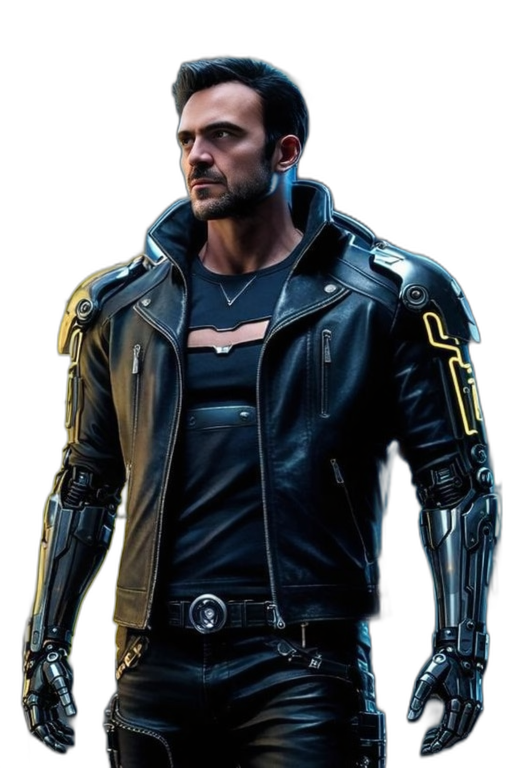
#> input picture images/character/character.png, 1024 x 1536 px (shown at 1/2 size)
$ python generate_character_animation.py
#> lines starting #> are read from the running program, lines starting #| are printed output that depends on the picture
from pathlib import Path
from PIL import Image, ImageSequence
import os

# Настройки
BASE_DIR = Path(__file__).parent.parent
CHARACTER_PATH = BASE_DIR / "images" / "character" / "character.png"
OUTPUT_DIR = BASE_DIR / "images" / "character" / "animation"
FRAME_COUNT = 8

# Создаем папку для анимации
os.makedirs(str(OUTPUT_DIR), exist_ok=True)

# Загружаем персонажа без фона
character = Image.open(CHARACTER_PATH).convert("RGBA")
#> character is the input picture: PIL image 1024x1536 RGBA; mean R, G, B, A 20.5, 24.4, 27.8, 146.6
width, height = character.size
#> width = 1024; height = 1536

# Создаем кадры анимации
for i in range(FRAME_COUNT):
    # Создаем новое изображение
    frame = Image.new("RGBA", (width * 2, height), (0, 0, 0, 0))

    # Рассчитываем позицию персонажа
    progress = i / (FRAME_COUNT - 1)
    x_pos = int(width * 0.2 + width * 1.2 * progress)

    # Для жеста руками используем простую анимацию
    # Масштабируем персонажа в зависимости от фазы жеста
    if i % 4 == 0 or i % 4 == 1:
        # Руки вниз
        scale = 1.0
    else:
        # Руки вверх (жест)
        scale = 1.1

    # Изменяем размер персонажа
    frame_width = int(width * scale)
    frame_height = int(height * scale)
    resized_character = character.resize((frame_width, frame_height), Image.Resampling.LANCZOS)

    # Вставляем персонажа
    frame.paste(resized_character, (int(x_pos - frame_width/2), int(height/2 - frame_height/2)), resized_character)

    # Сохраняем кадр
    frame.save(f"{OUTPUT_DIR}/char_{i:03d}.png", "PNG")

    print(f"Кадр {i+1}/{FRAME_COUNT} сгенерирован")
#> this loop made 8 passes
#> pass 1, `frame.save(f"{OUTPUT_DIR}/char_{i:03d}.png", "PNG")`:
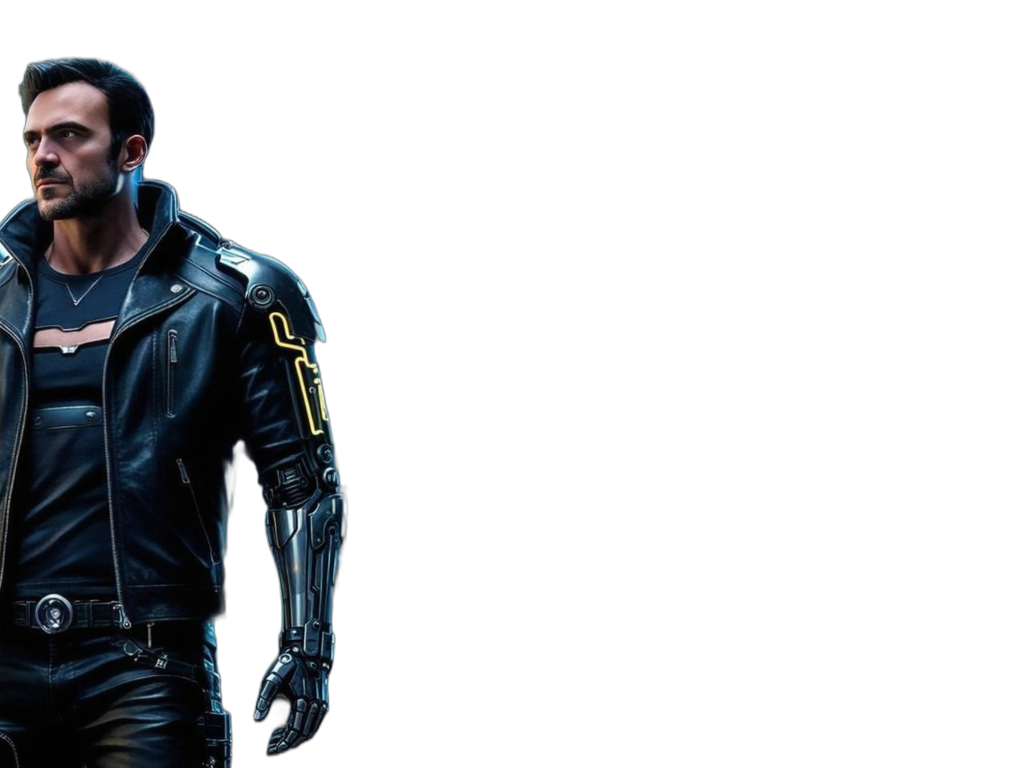
#> saved as char_000.png: PIL image 2048x1536 RGBA (shown at 1/2 size); mean R, G, B, A 6.7, 8.4, 10.5, 58; transparent parts drawn white
#> pass 2, `frame.save(f"{OUTPUT_DIR}/char_{i:03d}.png", "PNG")`:
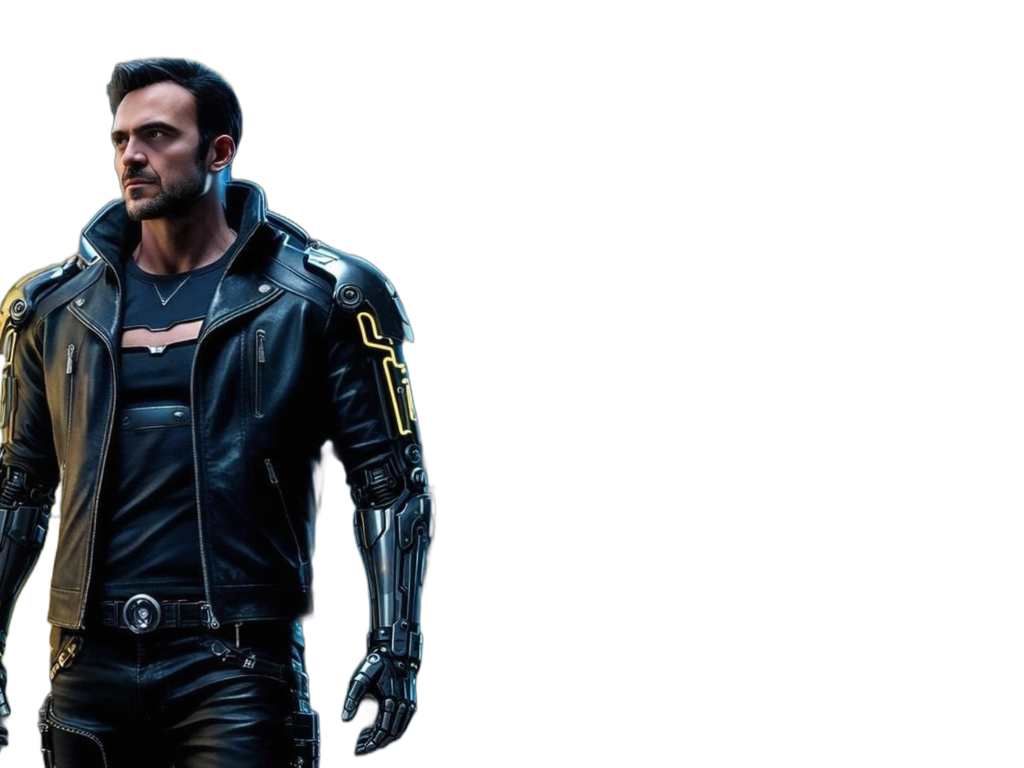
#> saved as char_001.png: PIL image 2048x1536 RGBA (shown at 1/2 size); mean R, G, B, A 9.2, 11, 12.8, 69.3; transparent parts drawn white
#> after the loop:
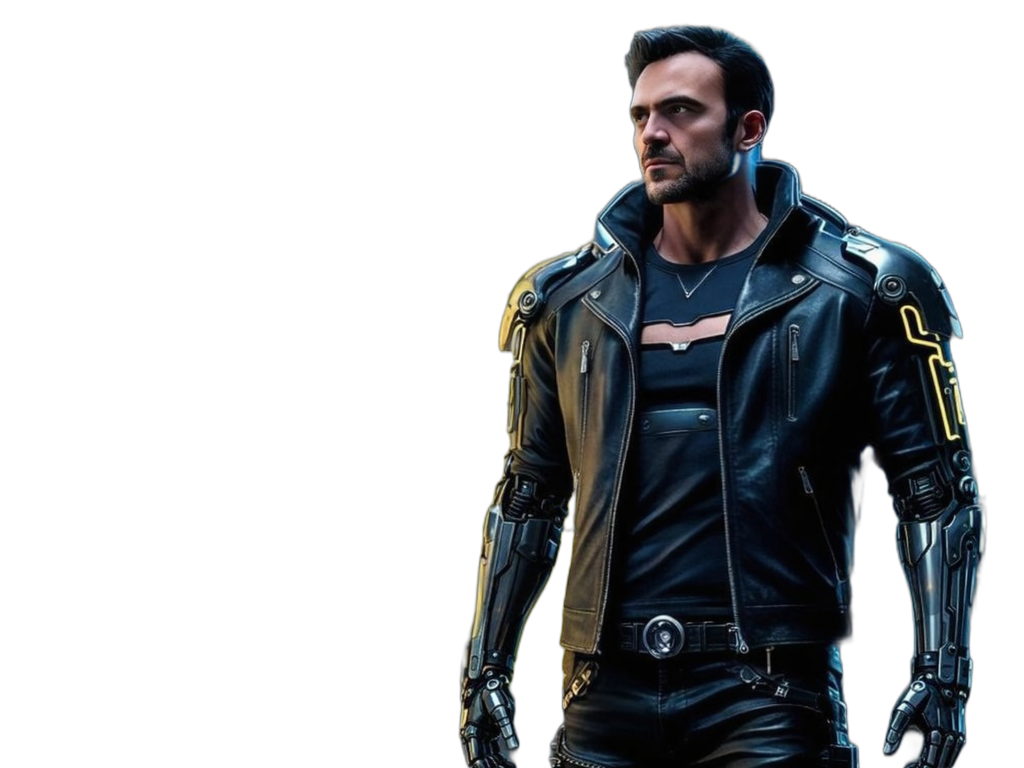
#> frame: PIL image 2048x1536 RGBA (shown at 1/2 size); mean R, G, B, A 11.8, 14, 16, 83.1; transparent parts drawn white

print(f"Анимация персонажа создана: {OUTPUT_DIR}")
